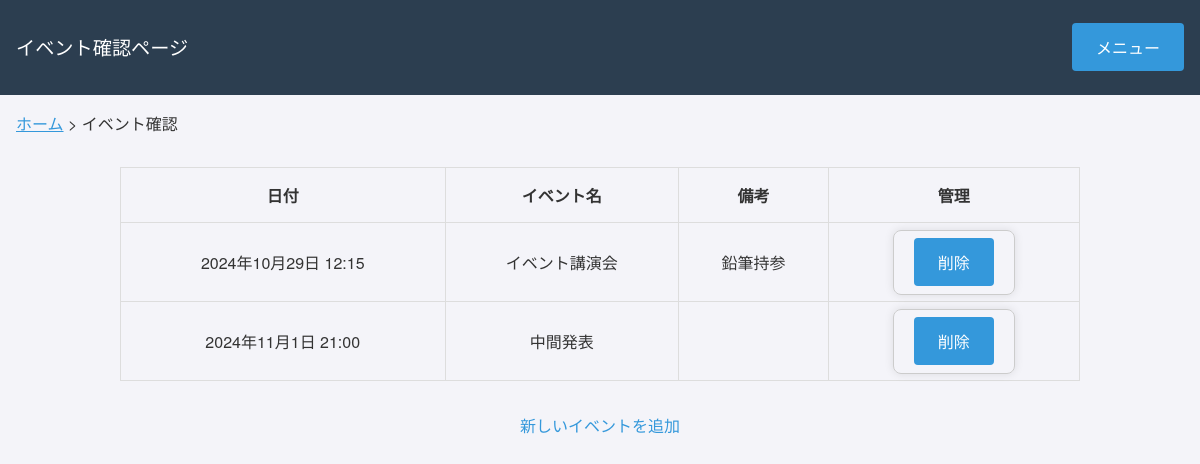
The page /app/event/ on the database its author committed.
### app/models.py (models this page shows, shortened)
class Event(models.Model):
    event_date = models.DateTimeField()  # 日付と開始時間を保存
    event_name = models.CharField(max_length=200)  # イベント名
    event_note = models.TextField(blank=True, null=True)  # 備考（任意）

### app/views.py (the view)
# urls.py: path('event/', views.event_list, name='event'),  # イベント一覧
def event_list(request):
    events = Event.objects.all().order_by('event_date')
    context = {
        'events': events
    }
    return render(request, 'app/event.html', context)

### app/templates/app/event.html (shortened to what this page needs)
<!DOCTYPE html>
<html lang="ja">
<head>
    {% load static %}
    <link rel="stylesheet" type="text/css" href="{% static 'styles.css' %}">
</head>
<body>
    <div class="navbar">
        <p class="welcome-message"><big>イベント確認ページ</big></p>
        <div class="dropdown">
            <button>メニュー</button>
        </div>
    </div>
    <div class="breadcrumb" style="text-align: left; margin-left: 1rem; margin-top: 1rem; font-size: 1rem;">
        <a href="{% url 'home' %}" style="text-decoration: underline;">ホーム</a> > イベント確認
    </div>
    <p>
    <div class="event_table">
	    <table>
	        <thead>
	            <tr>
	                <th>日付</th>
	                <th>イベント名</th>
	                <th>備考</th>
	                <th>管理</th>
	            </tr>
	        </thead>
	        <tbody>
	            {% for event in events %}
	            <tr>
	                <td>{{ event.event_date|date:"Y年n月j日 H:i" }}</td>
	                <td>{{ event.event_name }}</td>
	                <td>{{ event.event_note }}</td>
	                <td>
	                    <form method="post" action="{% url 'delete_event' event.id %}" style="display: inline;">
	                        <button type="submit" onclick="return confirm('本当に削除しますか？')">削除</button>
	                    </form>
	                </td>
	            </tr>
	            {% empty %}
	            <tr>
	                <td colspan="4">イベントはありません。</td>
	            </tr>
	            {% endfor %}
	        </tbody>
    	</table>
	</div>
    <a href="{% url 'add_event' %}">新しいイベントを追加</a>
</body>
</html>

### static/styles.css (style rules this page uses)
body { font-family: 'Helvetica Neue', Arial, sans-serif; margin: 0; padding: 0; background-color: #f4f4f9; color: #333; text-align: center; }
p { line-height: 1.6; margin-bottom: 1rem; }
a { color: #3498db; text-decoration: none; }
.navbar { background-color: #2c3e50; padding: 1rem; display: flex; justify-content: flex-end; align-items: center; }
.dropdown { position: relative; display: inline-block; }
form { width: 300px; margin: 50px auto; padding: 20px; border: 1px solid #ccc; border-radius: 8px; box-shadow: 0px 0px 10px rgba(0, 0, 0, 0.1); }
button { background-color: #3498db; color: white; border: none; padding: 0.75rem 1.5rem; font-size: 1rem; border-radius: 4px; cursor: pointer; transition: background-color 0.3s ease; }
.navbar { background-color: #2c3e50; padding: 1rem; display: flex; justify-content: flex-start; align-items: center; }
.welcome-message { color: #ffffff; margin-right: auto; }
.event_table { display: flex; justify-content: center; margin: 2rem auto; width: 100%; }
table { max-width: 80%; width: 100%; border-collapse: collapse; margin: 0 auto; }
th, td { padding: 15px 10px; border: 1px solid #ddd; text-align: center; }

### rows shown on the page
Event: event_date "2024年10月29日 12:15", event_name "イベント講演会", event_note "鉛筆持参"
Event: event_date "2024年11月1日 21:00", event_name "中間発表"
